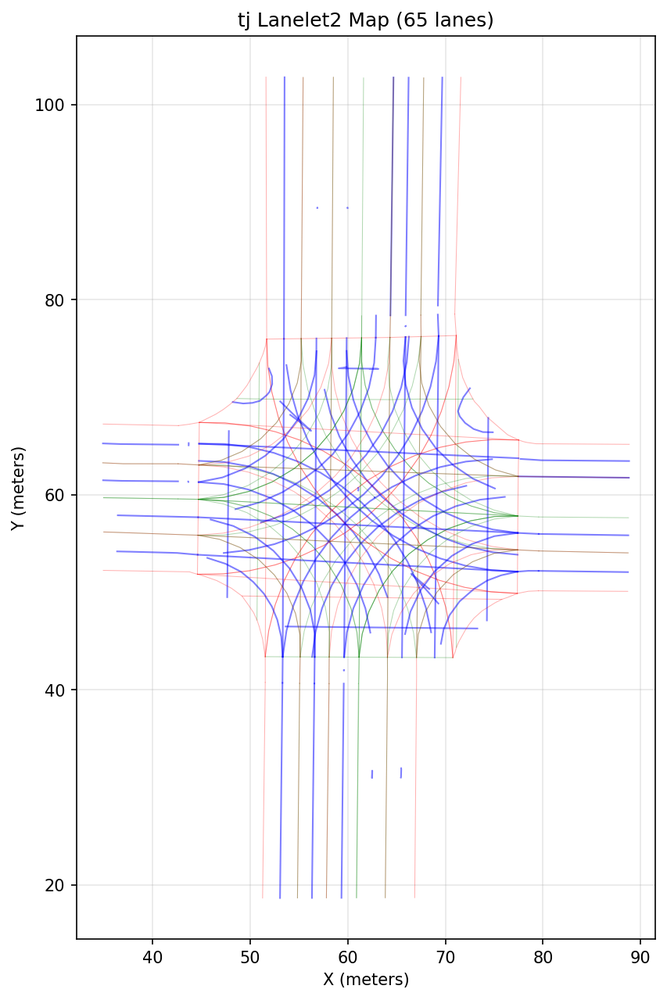
#> input picture test6_lanelet2_tj_map.png, 667 x 1000 px, shrunk from 853 x 1279 before the run
$ python -i metric_conclusions_report.py   (imports and definitions only)
#> lines starting #> are read from the running program, lines starting #| are printed output that depends on the picture
#!/usr/bin/env python
"""Build a cross-metric preliminary conclusions report for SinD risk mining."""

from __future__ import annotations

import argparse
import html
import json
from pathlib import Path
from typing import Any, Dict, List, Mapping, Sequence, Tuple

import matplotlib

# [1 line not run here, left out]
import matplotlib.pyplot as plt
import numpy as np
import pandas as pd


LOCATION_ORDER: Tuple[str, ...] = ("cc", "tj", "cqIR", "cqNR", "cqR", "xasl")
LOCATION_NAME: Mapping[str, str] = {
    "cc": "ChangChun",
    "tj": "TianJin",
    "cqIR": "ChongQing-IR",
    "cqNR": "ChongQing-NR",
    "cqR": "ChongQing-R",
    "xasl": "XiAn-Shanglin",
}


# [28 lines left out: functions _read_csv, _read_json, _fmt, _pct, not called in this run]


def _top_row(df: pd.DataFrame, column: str) -> pd.Series:
    return df.loc[pd.to_numeric(df[column], errors="coerce").idxmax()]


# [22 lines left out: function _html_table, not called in this run]


def _link(path: str, label: str) -> str:
    return f"<a href='../{html.escape(path)}'>{html.escape(label)}</a>"


# [15 lines left out: function load_inputs, not called in this run]


def build_location_dashboard(data: Mapping[str, pd.DataFrame]) -> pd.DataFrame:
    geo = data["geometry"].copy()
    keep = [
        "location",
        "conflict_area_m2",
        "mean_roi_residence_s",
        "p90_roi_residence_s",
        "n_ge_3_ratio",
        "duration_p90_s",
        "unique_spatial_overlap_cells_1m",
    ]
    dash = geo[keep].copy()
    conflict = data["conflict"][
        [
            "location",
            "total_pair_episodes",
            "crossing_ratio",
            "weaving_parallel_competition_ratio",
            "turning_interaction_ratio",
        ]
    ]
    density = data["density"][["location", "seconds_in_roi_total", "max_cell_seconds", "occupied_cells"]]
    violations = data["violations"][
        [
            "location",
            "red_light_entry_violation_rate_observable",
            "vru_encroachment_rate",
            "right_of_way_candidates",
        ]
    ]
    dash = dash.merge(conflict, on="location", how="left").merge(density, on="location", how="left").merge(violations, on="location", how="left")
    dash["city"] = dash["location"].map(LOCATION_NAME)
    dash["order"] = dash["location"].map({loc: idx for idx, loc in enumerate(LOCATION_ORDER)})
    return dash.sort_values("order").drop(columns=["order"]).reset_index(drop=True)


# [280 lines left out: functions build_findings, plot_key_bars, plot_conclusion_matrix, build_report_html, parse_args, main, not called in this run]


# [2 lines not run here, left out]

>>> import cv2
>>> picture = cv2.imread('../test6_lanelet2_tj_map.png', cv2.IMREAD_GRAYSCALE)
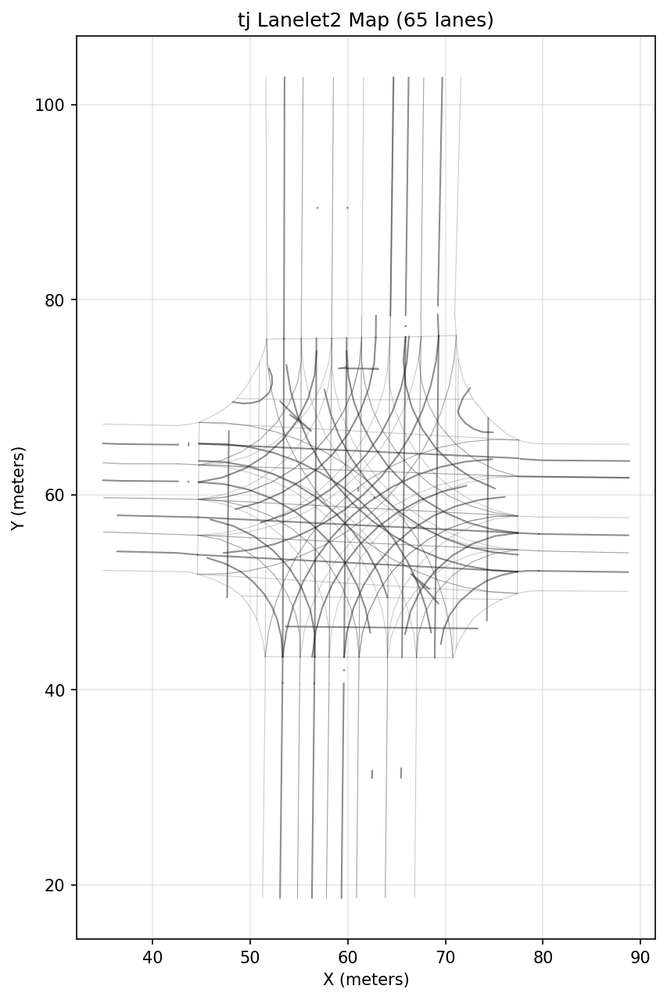
#> picture: shape (1000, 667); min 0, max 255, mean 247.4
#> (the run stopped early here; a loop or call above may not have finished)

$ run again, on test_pedcrosswalk_4_regions.png
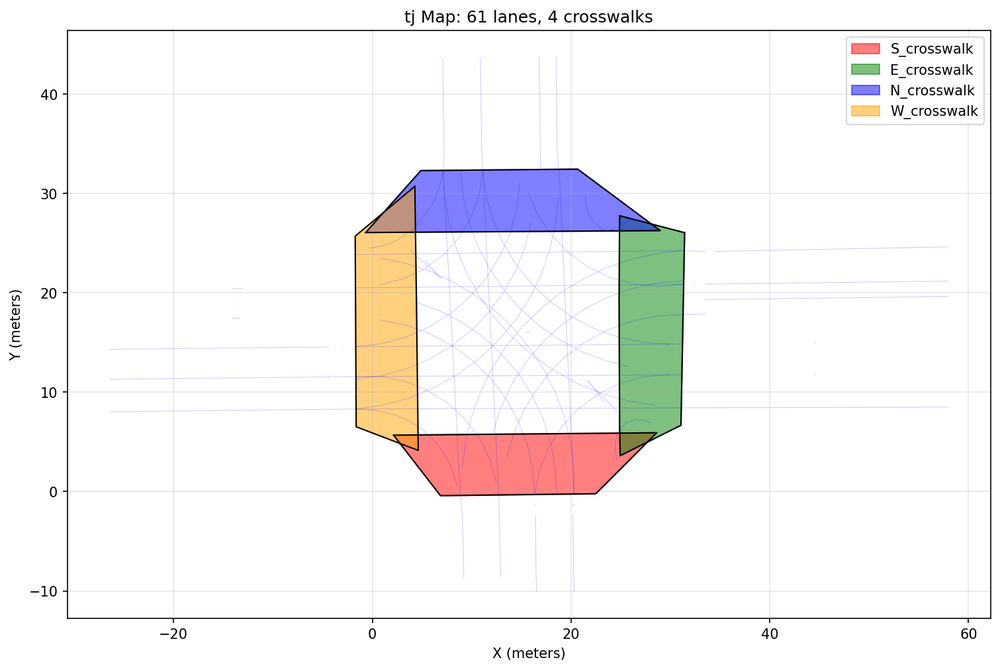
#> input picture test_pedcrosswalk_4_regions.png, 1000 x 670 px, shrunk from 1511 x 1012 before the run
#> `picture = cv2.imread('../test6_lanelet2_tj_map.png', cv2.IMREAD_GRAYSC..`:
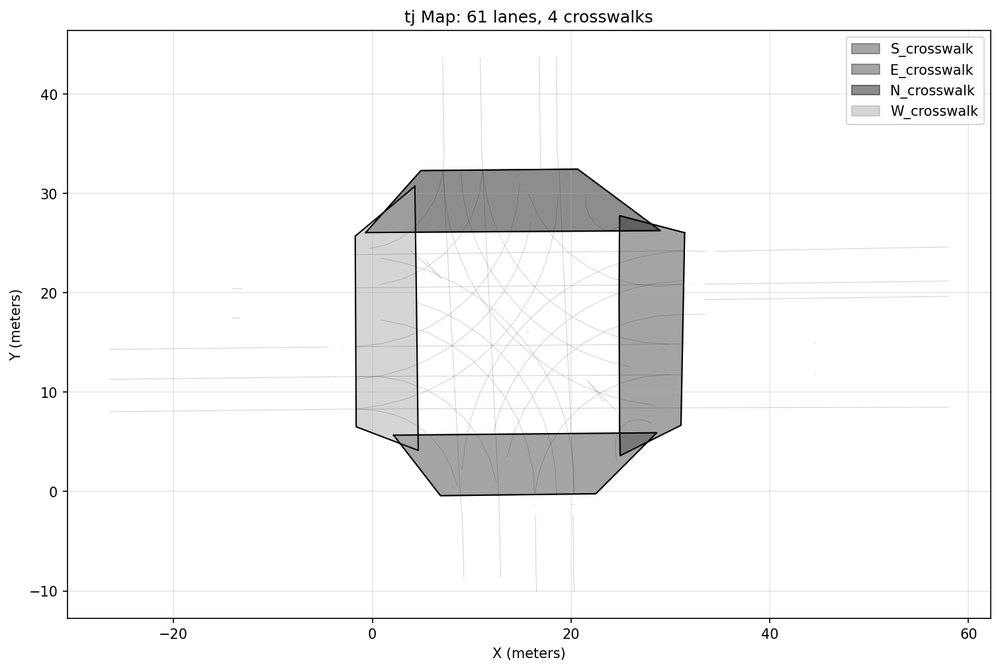
#> picture: shape (670, 1000); min 0, max 255, mean 243.9
